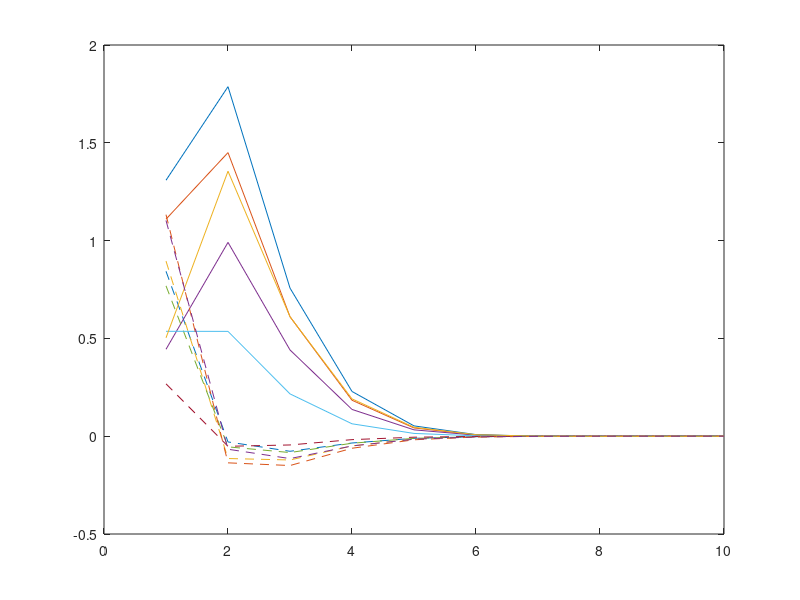

Recreate this plot in MATLAB.
clc; close all; clear;

A = [0.5, 1; 0, 0.5];
B = [0; 1];
R = 1;
S = eye(2);
r = 6;
N = 10;
gamma = 0.95;

xdim = size(A, 1);
udim = size(B, 2);

% iteration paramere
eps_value = 1e-6;
n_iter = N;

% initial condition (+ samples)
rng(3);
Xs = rand(r, xdim);
Us = rand(r, udim);
L = zeros(udim, xdim, n_iter);
norm_prev = norm(L(:, :, 1));


phi = [Xs(:, 1).^2, Xs(:, 2).^2, Us(:, 1).^2,...
       2*Xs(:, 1).*Xs(:, 2), 2*Xs(:, 1).*Us(:, 1), 2*Xs(:, 2).*Us(:, 1)];


for i = 1:n_iter

    % get current Lk
    Lk = L(:, :, i);
    beta = zeros(r, 1);

    % running the model for each smaple
    x = zeros(xdim, N-1, r);

    for s = 1:r
        
        xs = Xs(s, :)';
        us = Us(s, :)';

        beta(s) = xs'*S*xs + us'*R*us;

        % find x1
        x(:, 1, s) = A*xs + B*us;

        for k = 1:N-1          
            beta(s) = beta(s) + gamma^k*(x(:, k, s)'*(S + Lk'*R*Lk)*x(:, k, s));
            x(:, k+1, s) = (A - B*Lk)*x(:, k, s);      
        end
    end

    a = phi\beta;
    % P = [a(1), a(4); a(4), a(2)];
    rt = [a(5); a(6)];
    q = a(3);
    L(:, :, i+1) = q\rt';

    norm_new = norm(L(:, :, i+1));
    % iterating condition
    if abs(norm_new-norm_prev) <= eps_value
        fprintf("Converged in %d steps\n", i)
        break
    else
        norm_prev = norm_new;
    end

end

figure(1)
for i = 1:r
    x1 = x(1, :, i);
    x2 = x(2, :, i);
    plot(x1)
    plot(x2, '--')
    hold on
end

L_fin = squeeze(L(:, :, i-1));
fprintf("Final L value:\n")
disp(L_fin)